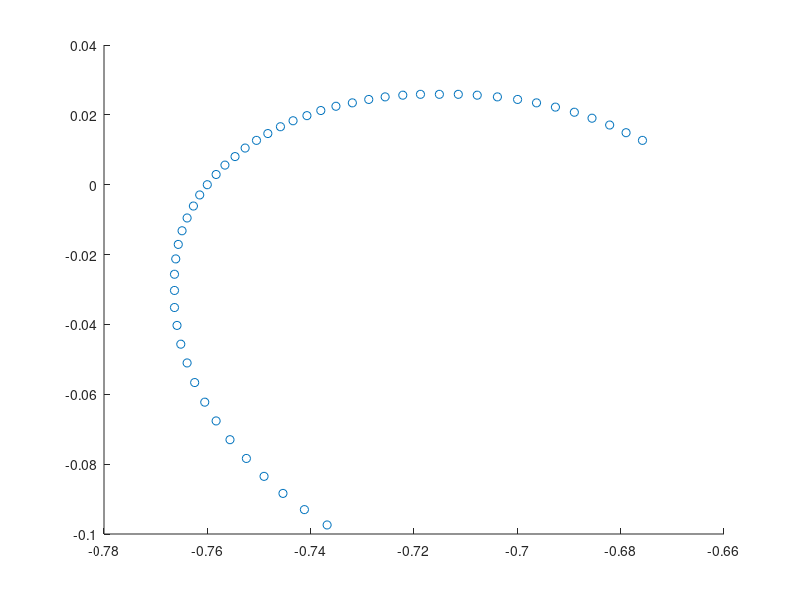

Recreate this plot in MATLAB. (Note: this script raises an error after producing the figure.)
x = [-3018, -3036, -3053, -3068, -3082, -3095, -3106, -3115, -3123, -3129, -3134, -3137, -3139, -3139, -3139, -3138, -3136, -3133, -3129, -3124, -3119, -3113, -3106, -3099, -3091, -3083, -3074, -3065, -3055, -3045, -3034, -3023, -3011, -2998, -2985, -2972, -2958, -2944, -2929, -2914, -2899, -2883, -2867, -2852, -2837, -2822, -2808, -2794, -2781, -2768];
y = [-399, -381, -362, -342, -321, -299, -277, -255, -232, -209, -187, -165, -144, -124, -105, -87, -70, -54, -39, -25, -12, 0, 12, 23, 33, 43, 52, 60, 68, 75, 81, 87, 92, 96, 100, 103, 105, 106, 106, 106, 105, 103, 100, 96, 91, 85, 78, 70, 61, 52];
t = linspace(0, 1, 50);
x = x / 4096;
y = y / 4096;

hold off
scatter(x, y);

r = (t-t(1)).*(t-t(end));
T = [ones(1, 48); t(2:end-1);]';

mx = (x(end)-x(1)) / (t(end)-t(1));
qx = x(1) - mx*t(1);
fx = mx*t + qx;

X = (x(2:end-1) - fx(2:end-1)) ./ r(2:end-1);
cx = (T'*T)^-1 * T' * X';
x0 = qx;
x1 = (mx - cx(1) + 3*x0) / 3;
x2 = (cx(1) - cx(2) - 3*x0 + 6*x1) / 3;
x3 = cx(2) + x0 - 3*x1 + 3*x2;

my = (y(1)-y(end)) / (t(1)-t(end));
qy = y(1) - my*t(1);
fy = my*t + qy;

Y = (y(2:end-1) - fy(2:end-1)) ./ r(2:end-1);
cy = (T'*T)^-1 * T' * Y';
y0 = qy;
y1 = (my - cy(1) + 3*y0) / 3;
y2 = (cy(1) - cy(2) - 3*y0 + 6*y1) / 3;
y3 = cy(2) + y0 - 3*y1 + 3*y2;

%fitx = (cx(1) + cx(2)*t) .* r + fx;
%fity = (cy(1) + cy(2)*t) .* r + fy;

angle1 = atan2(y1-y0, x1-x0);
angle2 = atan2(y2-y3, x2-x3);
len1 = sqrt((y1-y0)^2+(x1-x0)^2);
len2 = sqrt((y2-y3)^2+(x2-x3)^2);

x1 = x0+cos(angle1)*len1;
y1 = y0+sin(angle1)*len1;
x2 = x3+cos(angle2)*len2;
y2 = y3+sin(angle2)*len2;

a0 = x0;
a1 = -3*x0 + 3*x1;
a2 = 3*x0 - 6*x1 + 3*x2;
a3 = -x0 + 3*x1 - 3*x2 + x3;
fitx = a0 + a1*t + a2*t.^2 + a3*t.^3;

hold on
plot(fitx, fity, 'r');

